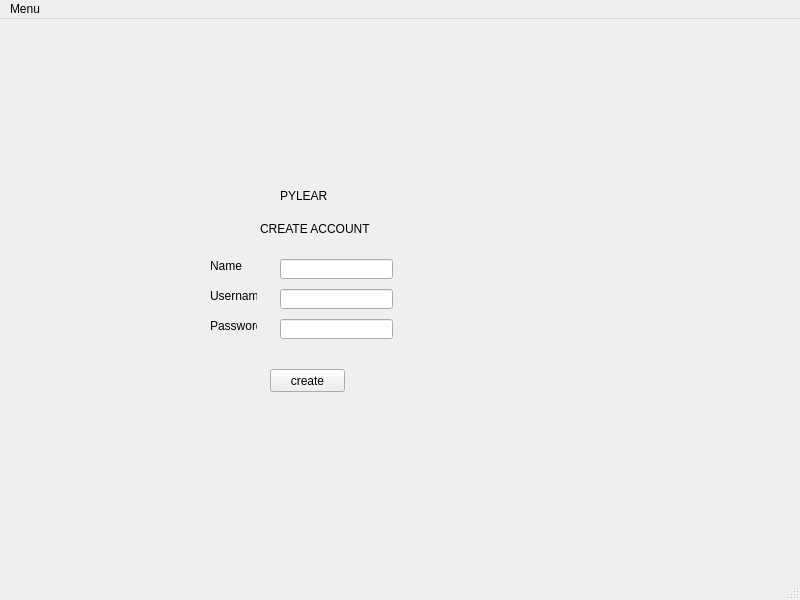
<?xml version="1.0" encoding="UTF-8"?>
<ui version="4.0">
 <class>MainWindow</class>
 <widget class="QMainWindow" name="MainWindow">
  <property name="geometry">
   <rect>
    <x>0</x>
    <y>0</y>
    <width>800</width>
    <height>600</height>
   </rect>
  </property>
  <property name="windowTitle">
   <string>MainWindow</string>
  </property>
  <widget class="QWidget" name="centralwidget">
   <widget class="QLabel" name="pylearn">
    <property name="geometry">
     <rect>
      <x>280</x>
      <y>170</y>
      <width>47</width>
      <height>13</height>
     </rect>
    </property>
    <property name="text">
     <string>PYLEARN</string>
    </property>
   </widget>
   <widget class="QLabel" name="name_lbl">
    <property name="geometry">
     <rect>
      <x>210</x>
      <y>240</y>
      <width>47</width>
      <height>13</height>
     </rect>
    </property>
    <property name="text">
     <string>Name</string>
    </property>
   </widget>
   <widget class="QLabel" name="username_lbl">
    <property name="geometry">
     <rect>
      <x>210</x>
      <y>270</y>
      <width>47</width>
      <height>13</height>
     </rect>
    </property>
    <property name="text">
     <string>Username</string>
    </property>
   </widget>
   <widget class="QLineEdit" name="name">
    <property name="geometry">
     <rect>
      <x>280</x>
      <y>240</y>
      <width>113</width>
      <height>20</height>
     </rect>
    </property>
   </widget>
   <widget class="QLineEdit" name="username">
    <property name="geometry">
     <rect>
      <x>280</x>
      <y>270</y>
      <width>113</width>
      <height>20</height>
     </rect>
    </property>
    <property name="echoMode">
     <enum>QLineEdit::Normal</enum>
    </property>
   </widget>
   <widget class="QPushButton" name="create_btn">
    <property name="geometry">
     <rect>
      <x>270</x>
      <y>350</y>
      <width>75</width>
      <height>23</height>
     </rect>
    </property>
    <property name="text">
     <string>create</string>
    </property>
   </widget>
   <widget class="QLabel" name="password_lbl">
    <property name="geometry">
     <rect>
      <x>210</x>
      <y>300</y>
      <width>47</width>
      <height>13</height>
     </rect>
    </property>
    <property name="text">
     <string>Password</string>
    </property>
   </widget>
   <widget class="QLineEdit" name="password">
    <property name="geometry">
     <rect>
      <x>280</x>
      <y>300</y>
      <width>113</width>
      <height>20</height>
     </rect>
    </property>
   </widget>
   <widget class="QLabel" name="label">
    <property name="geometry">
     <rect>
      <x>260</x>
      <y>200</y>
      <width>111</width>
      <height>20</height>
     </rect>
    </property>
    <property name="text">
     <string>CREATE ACCOUNT</string>
    </property>
   </widget>
  </widget>
  <widget class="QMenuBar" name="menubar">
   <property name="geometry">
    <rect>
     <x>0</x>
     <y>0</y>
     <width>800</width>
     <height>21</height>
    </rect>
   </property>
   <widget class="QMenu" name="menuMenu">
    <property name="title">
     <string>Menu</string>
    </property>
    <addaction name="actionQuit"/>
   </widget>
   <addaction name="menuMenu"/>
  </widget>
  <widget class="QStatusBar" name="statusbar"/>
  <action name="actionQuit">
   <property name="text">
    <string>Quit</string>
   </property>
  </action>
 </widget>
 <resources/>
 <connections/>
</ui>
